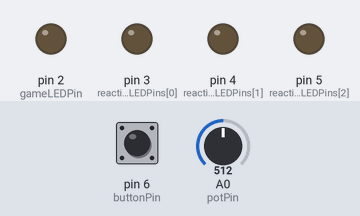
The sketch below on a simulated Arduino Uno, built with avr-gcc and run on an emulated ATmega328P. Parts: output pins drawn as LEDs (lit = HIGH). Inputs (shaded band) come from the test bench; at power-on: pin 6 (buttonPin) HIGH, A0 (potPin) = 512. Random numbers use the default seed unless the sketch sets one.

Above: at 6.0 s.
6.1 s: pin 6 (buttonPin) pulled LOW for 3 s
At 7.0 s:
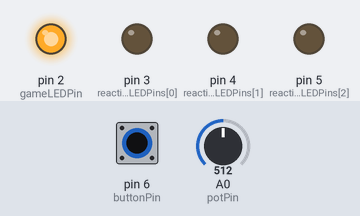
At 9.8 s:
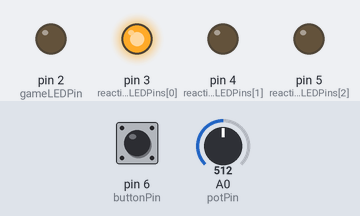
Timing chart, 0 to 19.3 s (numbered marks = the images above; inputs shaded):
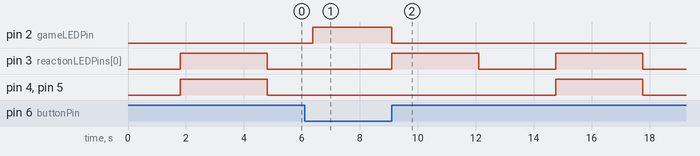

The sketch:

Example8.ino
```cpp
const int potPin = A0;       // Potentiometer connected to analog pin A0
const int gameLEDPin = 2;    // Game LED connected to digital pin 2
const int reactionLEDPins[] = {3, 4, 5}; // Reaction time LEDs connected to digital pins 3, 4, and 5
const int buttonPin = 6;     // Button connected to digital pin 6

void setup() {
  pinMode(gameLEDPin, OUTPUT);
  for (int i = 0; i < 3; i++) {
    pinMode(reactionLEDPins[i], OUTPUT);
  }
  pinMode(buttonPin, INPUT);
  Serial.begin(9600);
}

void loop() {
  // Read the potentiometer value to set the delay (difficulty level)
  int potValue = analogRead(potPin);
  int delayTime = map(potValue, 0, 1023, 1000, 5000); // Delay between 1 and 5 seconds

  // Random delay before the LED lights up
  delay(random(1000, delayTime));

  // Turn on the game LED
  digitalWrite(gameLEDPin, HIGH);

  // Measure reaction time
  unsigned long startTime = millis();
  while (digitalRead(buttonPin) == LOW) {
    // Wait for the button press
  }
  unsigned long reactionTime = millis() - startTime;

  // Turn off the game LED
  digitalWrite(gameLEDPin, LOW);

  // Display reaction time
  if (reactionTime < 500) {
    // Fast reaction
    for (int i = 0; i < 3; i++) {
      digitalWrite(reactionLEDPins[i], HIGH);
    }
  } else if (reactionTime < 1000) {
    // Moderate reaction
    for (int i = 0; i < 2; i++) {
      digitalWrite(reactionLEDPins[i], HIGH);
    }
  } else {
    // Slow reaction
    digitalWrite(reactionLEDPins[0], HIGH);
  }

  // Wait for 3 seconds before resetting the game
  delay(3000);

  // Reset the reaction time LEDs
  for (int i = 0; i < 3; i++) {
    digitalWrite(reactionLEDPins[i], LOW);
  }

  // Small delay to avoid rapid resets
  delay(500);
}
```

Measured:
- after the input at 6.1 s, pin 2 (gameLEDPin): LOW → HIGH after 0.28 s, → LOW 2.7 s later
- by itself, pin 3 (reactionLEDPins[0]): alternates HIGH for 3.0 s and LOW for 2.7 s
